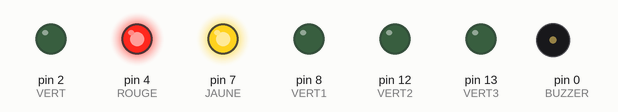
The sketch below on a simulated Arduino Uno, built with avr-gcc and run on an emulated ATmega328P. Shown: output pins drawn as LEDs (lit = HIGH), buzzer (waves = sounding).

Above: at 1.3 s.
At 4.2 s:
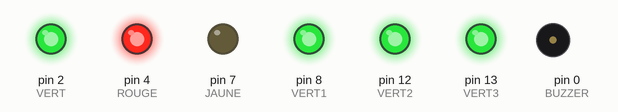
At 7.2 s:
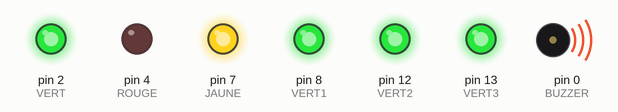
At 8.87 s:
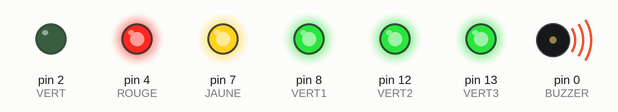
At 9.12 s:
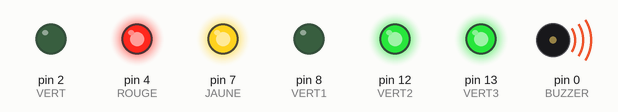
At 9.37 s:
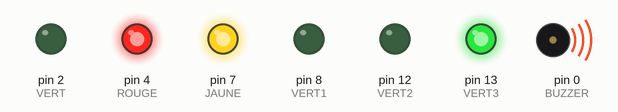
Timing chart, 0 to 11.4 s (numbered marks = the images above):
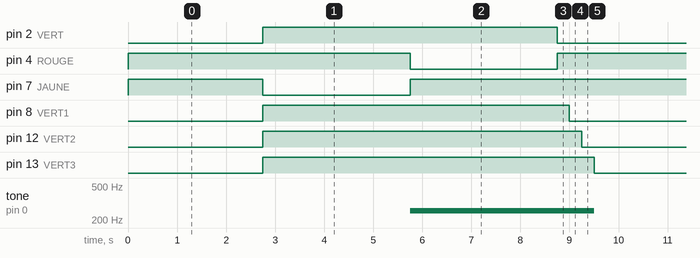

Measured:
- by itself, pin 2 (VERT): alternates HIGH for 6.0 s and LOW for 2.8 s
- by itself, pin 4 (ROUGE): alternates HIGH for 5.8 s and LOW for 3.0 s
- by itself, pin 7 (JAUNE): repeats every 8.8 s: LOW 3.0 s, HIGH 5.8 s
- by itself, pin 8 (VERT1): alternates HIGH for 6.3 s and LOW for 2.5 s
- by itself, pin 12 (VERT2): alternates HIGH for 6.5 s and LOW for 2.3 s
- by itself, pin 13 (VERT3): alternates HIGH for 6.8 s and LOW for 2.0 s
- by itself, tone on pin 0 (BUZZER): alternates 255 Hz for 3.8 s and silent for 5.0 s

The sketch:

led.ino
```cpp
int VERT = 2; // pin des led Vertes
int VERT1 = 8; // pin des led Vertes
int VERT2 = 12; // pin des led Vertes
int VERT3 = 13; // pin des led Vertes
int ROUGE = 4; // pin des led Rouges
int JAUNE = 7; // pin des led Rouges
int BUZZER = 0; // analog pin A0 for buzzer
int SONG = 255; // Buzzer tone
void setup() {
  // put your setup code here, to run once:
pinMode(VERT, OUTPUT);
pinMode(VERT1, OUTPUT);
pinMode(VERT2, OUTPUT);
pinMode(VERT3, OUTPUT);
pinMode(JAUNE, OUTPUT);
pinMode(ROUGE, OUTPUT);
}

void loop() {
  // put your main code here, to run repeatedly:
  digitalWrite(JAUNE, HIGH);
  digitalWrite(ROUGE, HIGH);
  digitalWrite(VERT, LOW); // Allumer les led Vertes pendant 25 s
  delay(250);
  digitalWrite(VERT1, LOW); // Allumer les led Vertes pendant 25 s
  delay(250);
  digitalWrite(VERT2, LOW); // Allumer les led Vertes pendant 25 s
  delay(250);
  digitalWrite(VERT3, LOW); // Allumer les led Vertes pendant 25


  noTone(0);
  delay(2000);

  digitalWrite(VERT, HIGH); // Eteindre les Led vertes puis allumer les led orange pendant 5s
  digitalWrite(JAUNE, LOW);
  digitalWrite(VERT1, HIGH);
  digitalWrite(VERT2, HIGH);
  digitalWrite(VERT3, HIGH);
  noTone(0);
  delay(3000);

  digitalWrite(JAUNE, HIGH);//Allumez les led Rouge pendant 30 s
  digitalWrite(ROUGE, LOW);
  tone(BUZZER, SONG);
  delay(3000);
}
```
